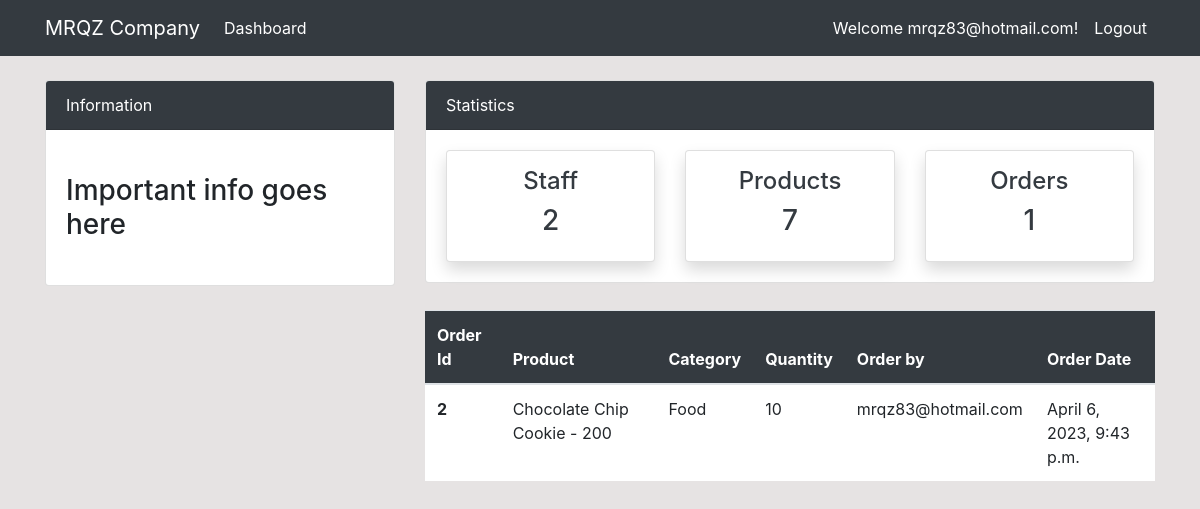
Page /order/ (signed in) on the earlier database version.
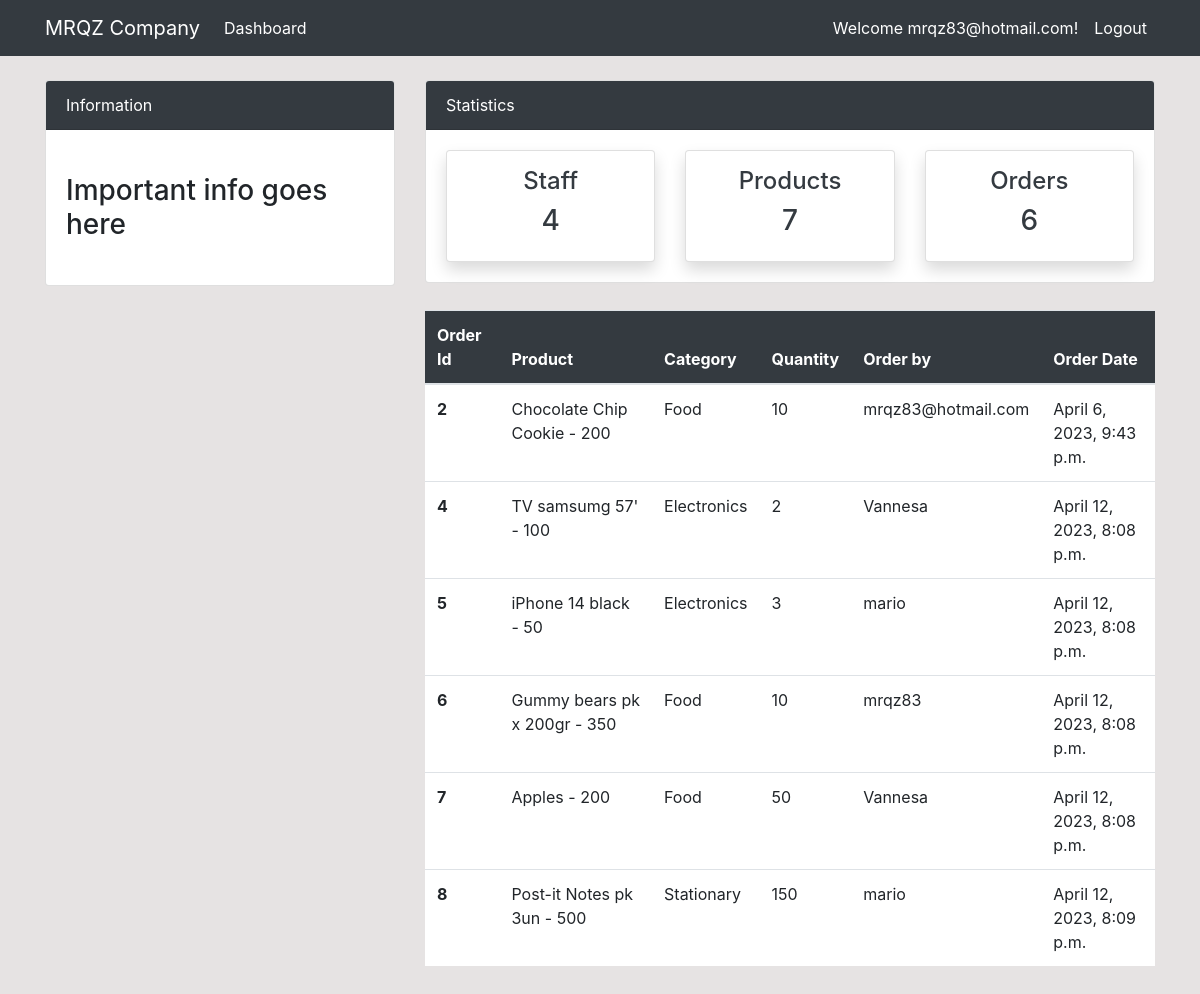
Same page on the later database version.
### dashboard/models.py (models this page shows, shortened)
class Order(models.Model):
    product = models.ForeignKey(Product, on_delete=models.CASCADE, null=True)
    staff = models.ForeignKey(User, models.CASCADE, null=True)
    order_qty = models.PositiveIntegerField(null=True)
    order_date = models.DateTimeField(auto_now_add=True)
    class Meta:
        verbose_name_plural = 'Order'

class Product(models.Model):
    name = models.CharField(max_length=100, null=True)
    category = models.CharField(max_length=20, choices=CATEGORY, null=True)
    quantity = models.PositiveIntegerField(null=True)
    def __str__(self):
        return f'{self.name} - {self.quantity}'
    class Meta:
        verbose_name_plural = 'Product'

### dashboard/views.py (the view)
# urls.py: path('order/', views.order, name='dashboard-order'),
@login_required
def order(request):
    orders = Order.objects.all()
    orders_count = orders.count()
    workers_count = User.objects.all().count()
    product_count = Product.objects.all().count()
    context = {
        'orders': orders,
        'workers_count': workers_count,
        'orders_count': orders_count,
        'product_count': product_count,
    }
    return render(request, 'dashboard/order.html', context)

### templates/dashboard/order.html (shortened to what this page needs)
{% extends 'partials/base.html' %}
{% block content %}
{% include 'partials/topnav.html' %}
<div class="container">
    <div class="row my-4">
        <div class="col-md-4">
        </div>
        <div class="col-md-8">
            <table class="table bg-white">
                <thead class="bg-dark">
                    <tr class="text-white">
                        <th scope="col">Order Id</th>
                        <th scope="col">Product</th>
                        <th scope="col">Category</th>
                        <th scope="col">Quantity</th>
                        <th scope="col">Order by</th>
                        <th scope="col">Order Date</th>
                    </tr>
                </thead>
                <tbody>
                    {% for order in orders %}
                    <tr>
                        <th scope="row">{{order.id}}</th>
                        <td>{{order.product}}</td>
                        <td>{{order.product.category}}</td>
                        <td>{{order.order_qty}}</td>
                        <td>{{order.staff.username}}</td>
                        <td>{{order.order_date}}</td>
                    </tr>
                    {% endfor %}
                </tbody>
            </table>
        </div>
    </div>
</div>
{% endblock %}

### templates/partials/base.html (shortened to what this page needs)
{% load static %}
<!doctype html>
<html lang="en">
  <head>
    <link rel="stylesheet" href="https://cdn.jsdelivr.net/npm/bootstrap@4.6.2/dist/css/bootstrap.min.css">
    <link rel="stylesheet" href="{% static '/style.css' %}">
  </head>
  <body>
    {% include 'partials/nav.html' %}
    {% block content %}
    {% endblock %}
  </body>
</html>

### templates/partials/nav.html (shortened to what this page needs)
 <nav class="navbar navbar-expand-lg  bg-dark navbar-info bg-info">
    {% if user.is_authenticated %}
    <div class="container">
        <a class="navbar-brand text-white" href="{% url 'dashboard-index' %}">MRQZ Company</a>
        <div class="collapse navbar-collapse" id="navbarSupportedContent">
            <ul class="navbar-nav mr-auto">
                <li class="nav-item active">
                    <a class="nav-link text-white" href="{% url 'dashboard-index' %}">Dashboard </a>
                </li>
            </ul>
            <ul class="navbar-nav ml-auto">
                <li class="nav-item active">
                    <a class="nav-link text-white" href="{% url 'user-profile' %}">Welcome {{user.username}}!</a>
                </li>
                <li class="nav-item">
                    <a class="nav-link text-white" href="{% url 'user-logout' %}">Logout</a>
                </li>
            </ul>
            {% endif %}
        </div>
    </div>
</nav>

### templates/partials/topnav.html (shortened to what this page needs)
 <div class="container">
    <div class="row mt-4">
        <div class="col-md-4">
            <div class="card">
                <div class="card-header bg-dark text-white">
                    Information
                </div>
                <div class="card-body">
                    <marquee behavior="" direction="">
                        <h3 class="my-4">Important info goes here</h3>
                    </marquee>
                </div>
            </div>
        </div>
        <div class="col-md-8">
            <div class="card">
                <div class="card-header bg-dark text-white">
                    Statistics
                </div>
                <div class="card-body">
                    <div class="row">
                        <div class="col-md-4">
                            <a class="text-decoration-none text-dark" href="{% url 'dashboard-staff' %}">
                                <div class="card my-card shadow text-center p-3">
                                    <h4>Staff </h4>
                                    <h3>{{workers_count}}</h3>
                                </div>
                            </a>
                        </div>
                        <div class="col-md-4">
                            <a class="text-decoration-none text-dark" href="{% url 'dashboard-product' %}">
                                <div class="card my-card shadow text-center p-3">
                                    <h4>Products </h4>
                                    <h3>{{product_count}}</h3>
                                </div>
                            </a>
                        </div>
                        <div class="col-md-4">
                            <a class="text-decoration-none text-dark" href="{% url 'dashboard-order' %}">
                                <div class="card my-card shadow text-center p-3">
                                    <h4>Orders </h4>
                                    <h3>{{orders_count}}</h3>
                                </div>
                            </a>
                        </div>
                    </div>
                </div>
            </div>
        </div>
    </div>
</div>

### static/style.css (style rules this page uses)
body { background: rgb(230, 227, 227); }

Differences in the rows shown:
added Order: id "4", product "TV samsumg 57' - 100", product.category "Electronics", order_qty "2", staff.username "Vannesa", order_date "April 12, 2023, 8:08 p.m."
added Order: id "5", product "iPhone 14 black - 50", product.category "Electronics", order_qty "3", staff.username "mario", order_date "April 12, 2023, 8:08 p.m."
added Order: id "6", product "Gummy bears pk x 200gr - 350", product.category "Food", order_qty "10", staff.username "mrqz83", order_date "April 12, 2023, 8:08 p.m."
added Order: id "7", product "Apples - 200", product.category "Food", order_qty "50", staff.username "Vannesa", order_date "April 12, 2023, 8:08 p.m."
added Order: id "8", product "Post-it Notes pk 3un - 500", product.category "Stationary", order_qty "150", staff.username "mario", order_date "April 12, 2023, 8:09 p.m."
Other differences:
{{ workers_count }}: "2" → "4"
{{ orders_count }}: "1" → "6"
